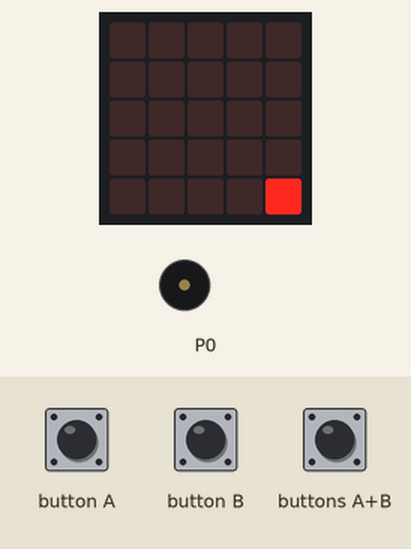
Simulated run of this program. Board: BBC micro:bit (MakeCode). On the bench: the board's 5×5 LED display, buzzer (waves = sounding). The inputs (shaded band) are chosen by the test bench. Random numbers come from a fixed seed; the short countdown, score and lost-life animations are approximate.

Above: at 1.6 s.
1.7 s: buttons A+B pressed for 0.15 s
At 2.3 s:
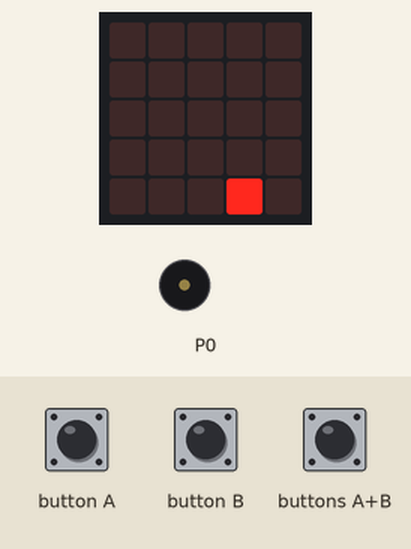
2.4 s: button B pressed for 0.15 s
At 2.9 s:
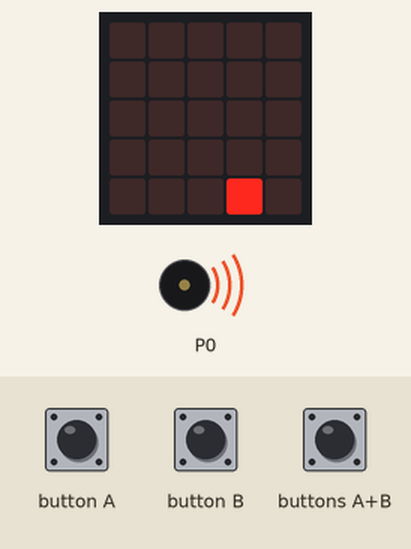
3.1 s: button A pressed for 0.15 s
At 3.9 s:
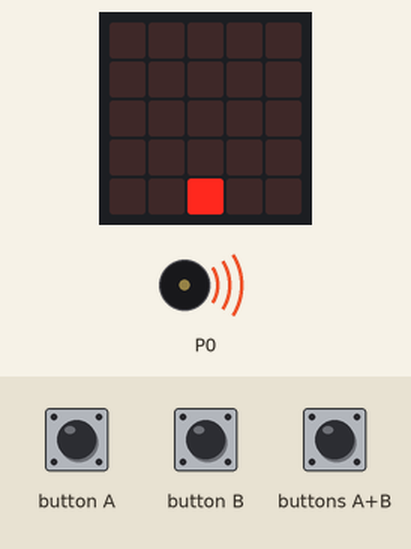
Timing chart, 0 to 17.6 s (numbered marks = the images above; inputs shaded):
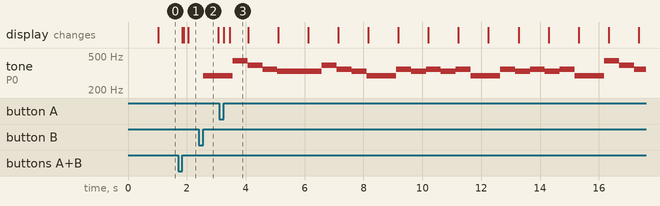

Measured:
- after the input at 2.4 s, tone on P0: silent → 294 Hz after 0.15 s
- what the display in image 3 shows lasts 0.6 s, from 3.5 s to 4.1 s

The program:

main.ts
```typescript
input.onButtonPressed(Button.A, function () {
    if (sprite.get(LedSpriteProperty.X) == 2) {
        game.addScore(1)
    } else {
        game.gameOver()
    }
})
input.onGesture(Gesture.Shake, function () {

})
input.onButtonPressed(Button.AB, function () {
    led.stopAnimation()
    basic.pause(5000)
})
input.onButtonPressed(Button.B, function () {
    music.playMelody("D D A G F E E E ", 120)
    music.playMelody("G F E D D F E F ", 120)
    music.playMelody("E F D D F E F E ", 120)
    music.playMelody("F D D A G F E E ", 120)
    music.playMelody("E G F E D D D D ", 120)
})
let sprite: game.LedSprite = null
sprite = game.createSprite(randint(0, 10), randint(0, 10))
sprite.turn(Direction.Right, randint(0, 360))
basic.forever(function () {
    sprite.move(1)
    sprite.ifOnEdgeBounce()
    basic.pause(1000)
})
```

test.ts
```typescript
// 在此处测试；当此软件包作为插件使用时，将不会编译此软件包。
```
